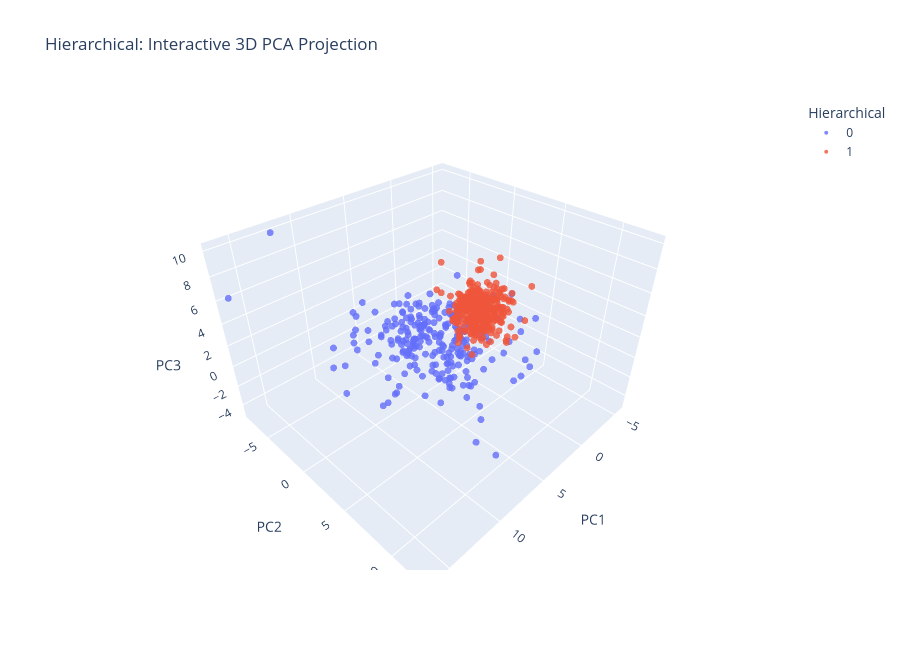

Write notebook code for a chart like this one.
### Code cell
px.scatter_3d(df_vis, x="PC1", y="PC2", z="PC3", color="Hierarchical",
              title="Hierarchical: Interactive 3D PCA Projection", opacity=0.8, height=650
              ).update_traces(marker=dict(size=4)).show()

### Figure 1 — Plotly figure (JSON) as saved in the notebook; plotly's stock layout.template omitted (floating-point values rounded to 4 significant figures; data arrays with more than 128 entries replaced by an {"elided": "..."} marker saying what was removed)
{"data": [{"hovertemplate": "Hierarchical=0<br>PC1=%{x}<br>PC2=%{y}<br>PC3=%{z}<extra></extra>", "legendgroup": "0", "marker": {"color": "#636efa", "opacity": 0.8, "size": 4, "symbol": "circle"}, "mode": "markers", "name": "0", "scene": "scene", "showlegend": true, "type": "scatter3d", "x": {"elided": "244 float values"}, "y": {"elided": "244 float values"}, "z": {"elided": "244 float values"}}, {"hovertemplate": "Hierarchical=1<br>PC1=%{x}<br>PC2=%{y}<br>PC3=%{z}<extra></extra>", "legendgroup": "1", "marker": {"color": "#EF553B", "opacity": 0.8, "size": 4, "symbol": "circle"}, "mode": "markers", "name": "1", "scene": "scene", "showlegend": true, "type": "scatter3d", "x": {"elided": "325 float values"}, "y": {"elided": "325 float values"}, "z": {"elided": "325 float values"}}], "layout": {"height": 650, "legend": {"title": {"text": "Hierarchical"}, "tracegroupgap": 0}, "scene": {"domain": {"x": [0, 1], "y": [0, 1]}, "xaxis": {"title": {"text": "PC1"}}, "yaxis": {"title": {"text": "PC2"}}, "zaxis": {"title": {"text": "PC3"}}}, "title": {"text": "Hierarchical: Interactive 3D PCA Projection"}}}
